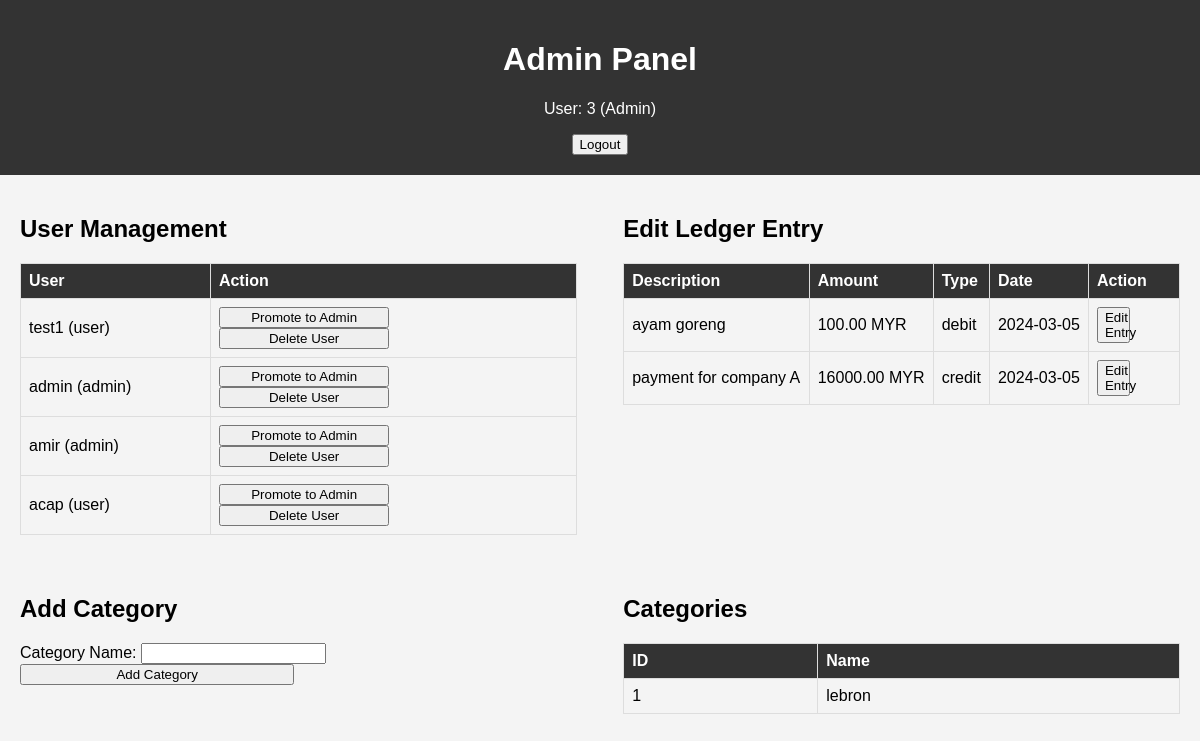
The page /admin.php (signed in) on the database its author committed.
### tables this page shows
CREATE TABLE `users` (
  `id` int NOT NULL,
  `username` varchar(50) NOT NULL,
  `password` varchar(255) NOT NULL,
  `mfa_enabled` tinyint(1) NOT NULL DEFAULT '0',
  `role` enum('user','admin') DEFAULT 'user'
);

CREATE TABLE `ledger_entries` (
  `id` int NOT NULL,
  `category_id` int DEFAULT NULL,
  `description` varchar(255) NOT NULL,
  `amount` decimal(10,2) NOT NULL,
  `date` date NOT NULL,
  `type` enum('debit','credit') NOT NULL DEFAULT 'debit'
);

CREATE TABLE `categories` (
  `id` int NOT NULL,
  `name` varchar(255) NOT NULL
);

### admin.php (the view, shortened to what this page needs)
<?php
require_once 'config.php';
$user_query = "SELECT * FROM users";
$user_result = $conn->query($user_query);
$users = $user_result->fetch_all(MYSQLI_ASSOC);
$category_query = "SELECT * FROM categories";
$category_result = $conn->query($category_query);
$categories = $category_result->fetch_all(MYSQLI_ASSOC);
$ledger_query = "SELECT * FROM ledger_entries";
$ledger_result = $conn->query($ledger_query);
$ledger_entries = $ledger_result->fetch_all(MYSQLI_ASSOC);
?>
<!DOCTYPE html>
<html lang="en">
<head>
</head>
<body>
    <header>
        <h1>Admin Panel</h1>
        <p>User: <?php echo $_SESSION['user_id']; ?> (Admin)</p>
        <form action="logout.php" method="post">
            <button type="submit">Logout</button>
        </form>
    </header>
    <section>
        <div class="admin-actions">
            <form action="admin.php" method="post">
                <h2>User Management</h2>
                <table>
                    <tr>
                        <th>User</th>
                        <th>Action</th>
                    </tr>
                    <?php foreach ($users as $user) { ?>
                        <tr>
                            <td>
                                <?php echo $user['username']; ?> (<?php echo $user['role']; ?>)
                            </td>
                            <td>
                                <button type="submit" name="promote_user">Promote to Admin</button>
                                <button type="submit" name="delete_user">Delete User</button>
                            </td>
                        </tr>
                    <?php } ?>
                </table>
            </form>
        </div>
        <div class="admin-actions">
            <h2>Edit Ledger Entry</h2>
            <table>
                <tr>
                    <th>Description</th>
                    <th>Amount</th>
                    <th>Type</th>
                    <th>Date</th>
                    <th>Action</th>
                </tr>
                <?php foreach ($ledger_entries as $entry) { ?>
                    <tr>
                        <td><?php echo $entry['description']; ?></td>
                        <td><?php echo $entry['amount']; ?> MYR</td>
                        <td><?php echo $entry['type']; ?></td>
                        <td><?php echo $entry['date']; ?></td>
                        <td>
                            <button type="button" onclick="showPopup(<?php echo $entry['id']; ?>)">Edit Entry</button>
                        </td>
                    </tr>
                <?php } ?>
            </table>
        </div>
        <div class="admin-actions">
            <form action="admin.php" method="post">
                <h2>Add Category</h2>
                <label for="category_name">Category Name:</label>
                <input type="text" name="category_name" required>
                <br>
                <button type="submit" name="add_category">Add Category</button>
            </form>
        </div>
        <div class="admin-actions">
            <h2>Categories</h2>
            <table>
                <tr>
                    <th>ID</th>
                    <th>Name</th>
                </tr>
                <?php foreach ($categories as $category) { ?>
                    <tr>
                        <td><?php echo $category['id']; ?></td>
                        <td><?php echo $category['name']; ?></td>
                    </tr>
                <?php } ?>
            </table>
        </div>
    </section>
</body>
</html>

### admin.php (style rules this page uses)
body { font-family: 'Arial', sans-serif; background-color: #f4f4f4; margin: 0; padding: 0; }
header { background-color: #333; color: #fff; padding: 20px; text-align: center; }
section { margin: 20px; display: flex; flex-wrap: wrap; justify-content: space-between; }
.admin-actions { width: 48%; margin-bottom: 20px; }
.admin-actions form { width: 100%; }
.admin-actions table { width: 100%; border-collapse: collapse; margin-bottom: 20px; }
.admin-actions th, .admin-actions td { border: 1px solid #ddd; padding: 8px; text-align: left; }
.admin-actions th { background-color: #333; color: #fff; }
.admin-actions button { width: calc(50% - 4px); margin-right: 2%; }

### rows shown on the page
users: username "test1", role "user"
users: username "admin", role "admin"
users: username "amir", role "admin"
users: username "acap", role "user"
ledger_entries: description "ayam goreng", amount "100.00", type "debit", date "2024-03-05"
ledger_entries: description "payment for company A", amount "16000.00", type "credit", date "2024-03-05"
categories: id "1", name "lebron"

### other values the page prints
$_SESSION['user_id'] "3"
